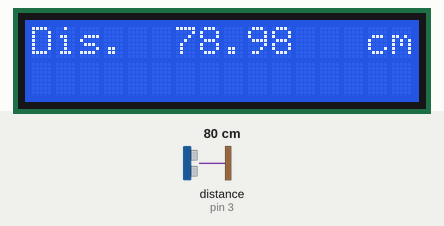
This sketch was run on a simulated Arduino Uno, built with avr-gcc and run on an emulated ATmega328P. Shown: 16×2 character LCD. Wiring (inferred from the names in the program): ultrasonic range finder: trigger pin 2; echo pin 3. The test bench sets the inputs (shaded band); at power-on: distance to the obstacle (sensor on pin 3) 80 cm. The echo pulse lasts 58.3 µs per cm.

Above: at 1.2 s.
1.3 s: distance to the obstacle (sensor on pin 3) set to 2 cm
At 2.5 s:
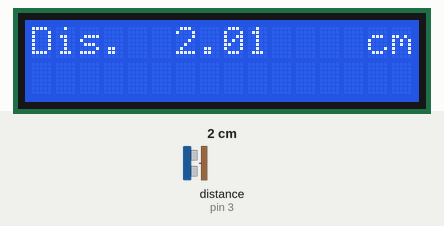
4.5 s: distance to the obstacle (sensor on pin 3) set to 4 cm
At 6.3 s:
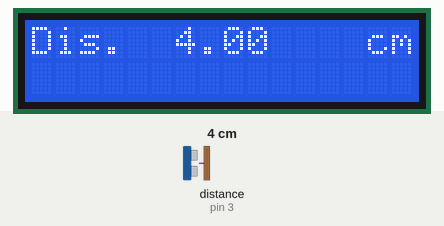
6.6 s: distance to the obstacle (sensor on pin 3) set to 9 cm
At 8.4 s:
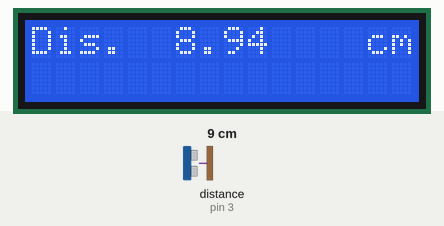
Timing chart, 0 to 9.9 s (numbered marks = the images above; inputs shaded):
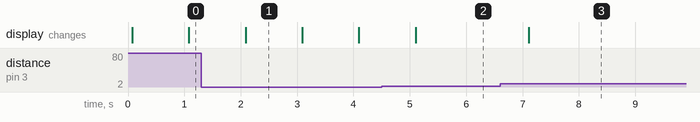

Measured:
- after the input at 1.3 s, the display: changes after 0.79 s (image 1)
- after the input at 4.5 s, the display: changes after 0.60 s (image 2)
- after the input at 6.6 s, the display: changes after 0.51 s (image 3)
- what the display in image 1 shows lasts 1.0 s, from 2.1 s to 3.1 s

The sketch:

LCD_Echo.ino
```cpp
#include <LiquidCrystal.h>

#define TrigPin 2
#define EchoPin 3

float ProDelay = 0;
float Distance = 0;

LiquidCrystal lcd(7, 8, 9, 10, 11, 12);

void setup() {
  pinMode(TrigPin, OUTPUT);
  pinMode(EchoPin, INPUT);
  lcd.begin(16, 2);
}

void loop() {
  digitalWrite(TrigPin, LOW);
  delayMicroseconds(10);
  digitalWrite(TrigPin, HIGH);
  delayMicroseconds(10);
  digitalWrite(TrigPin, LOW);

  ProDelay = pulseIn(EchoPin, HIGH);

  if (ProDelay > 0) {
    lcd.clear();
    Distance = 340*ProDelay/2/10000;

    lcd.setCursor(0, 0);
    lcd.print("Dis.");
    lcd.setCursor(6, 0);
    lcd.print(Distance);
    lcd.setCursor(14, 0);
    lcd.print("cm");
  }
  delay(1000);
}
```
